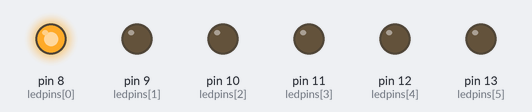
Recording of a sketch running on a simulated Arduino Uno, built with avr-gcc and run on an emulated ATmega328P. On the bench: output pins drawn as LEDs (lit = HIGH).

Above: at 0.3 s.
At 1.1 s:
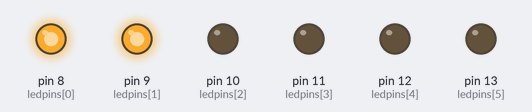
At 3.3 s:
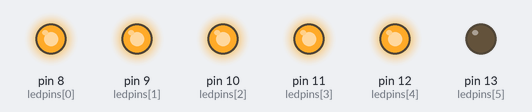
At 5.6 s:
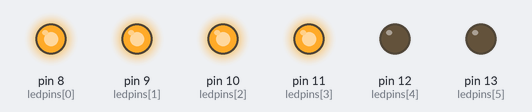
At 8.6 s:
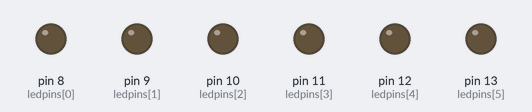
At 10.8 s:
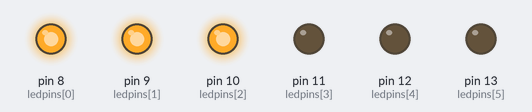
Timing chart, 0 to 11.7 s (numbered marks = the images above):
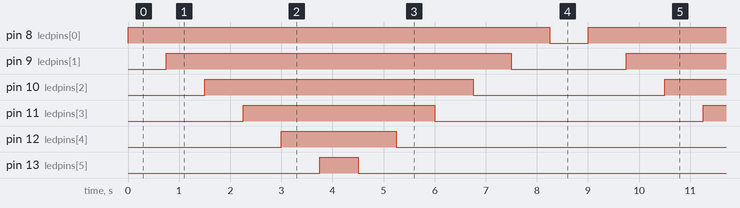

Measured:
- by itself, pin 8 (ledpins[0]): alternates HIGH for 8.3 s and LOW for 0.75 s
- by itself, pin 9 (ledpins[1]): alternates HIGH for 6.8 s and LOW for 2.3 s
- by itself, pin 10 (ledpins[2]): alternates HIGH for 5.3 s and LOW for 3.8 s
- by itself, pin 11 (ledpins[3]): alternates HIGH for 3.8 s and LOW for 5.3 s
- by itself, pin 12 (ledpins[4]): alternates HIGH for 2.3 s and LOW for 6.8 s
- by itself, pin 13 (ledpins[5]): alternates HIGH for 0.75 s and LOW for 8.3 s

The sketch:

sketch_oct25f.ino
```cpp
int ledpins[]={8,9,10,11,12,13};
void setup()
  {
    for (int i=0; i<6; i++)
      {
        pinMode(ledpins[i], OUTPUT);
      }
  }
void loop()
  {
    OneAfterAnotherNoLoop();
  }
void OneAfterAnotherNoLoop()
  {
    int delayTime=750;

    digitalWrite(ledpins[0], HIGH);
    delay(delayTime);
    digitalWrite(ledpins[1], HIGH);
    delay(delayTime);
    digitalWrite(ledpins[2], HIGH);
    delay(delayTime);
    digitalWrite(ledpins[3], HIGH);
    delay(delayTime);
    digitalWrite(ledpins[4], HIGH);
    delay(delayTime);
    digitalWrite(ledpins[5], HIGH);
    delay(delayTime);

    digitalWrite(ledpins[5], LOW);
    delay(delayTime);
    digitalWrite(ledpins[4], LOW);
    delay(delayTime);
    digitalWrite(ledpins[3], LOW);
    delay(delayTime);
    digitalWrite(ledpins[2], LOW);
    delay(delayTime);
    digitalWrite(ledpins[1], LOW);
    delay(delayTime);
    digitalWrite(ledpins[0], LOW);
    delay(delayTime);
  }
```
